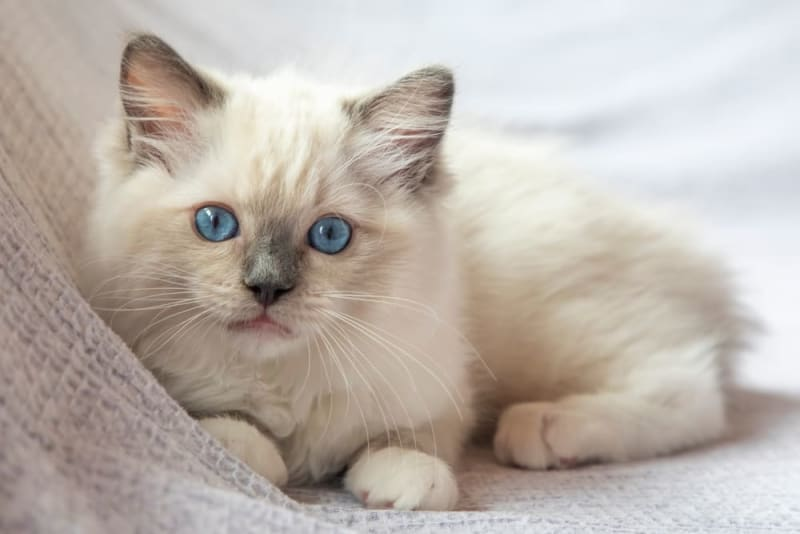
#> input picture image.jpg, 800 x 534 px, found by its file name
$ python 'Domain Frekuensi.py'   (older library calls are emulated)
#> lines starting #> are read from the running program, lines starting #| are printed output that depends on the picture; after the words box and inside, x2 and y2 are one past the last pixel; in counts of white or black regions, pixels touching at a corner belong together
import numpy as np
import matplotlib.pyplot as plt
import cv2
from scipy.fft import fft2, ifft2, fftshift, ifftshift
from scipy.signal import butter
from scipy.ndimage import gaussian_filter
# Membaca dan menampilkan gambar dalam warna asli
img_color = cv2.imread('D:\KULIAH\SEMESTER 4\PCD\Projek\PCD\Tugas 3 PCD\.venv\image.jpg')  # Membaca dalam format warna
#> img_color is the input picture: shape (534, 800, 3); mean B, G, R 172.5, 179.9, 188.7
img_gray = cv2.cvtColor(img_color, cv2.COLOR_BGR2GRAY)  # Konversi ke grayscale untuk pengolahan frekuensi
# FFT dan DFT pada gambar grayscale
fft_image = fft2(img_gray)  # Fast Fourier Transform
dft_image = fftshift(fft_image)  # Shift untuk menampilkan frekuensi tengah
# Menampilkan magnitude spectrum
magnitude_spectrum = 20 * np.log(np.abs(dft_image))
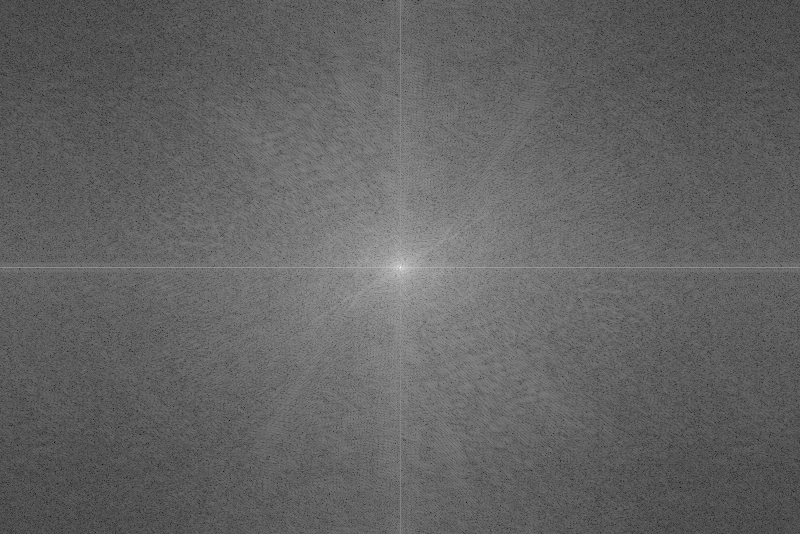
#> magnitude_spectrum: shape (534, 800) float64; min -6.41, max 363.3, mean 137.9; drawn with min black and max white
# Ideal Lowpass Filter
def ideal_lowpass_filter(shape, cutoff):
#> called with shape = (534, 800), cutoff = 50
    mask = np.zeros(shape)
    center = (shape[0] // 2, shape[1] // 2)
    cv2.circle(mask, center, cutoff, 1, -1)
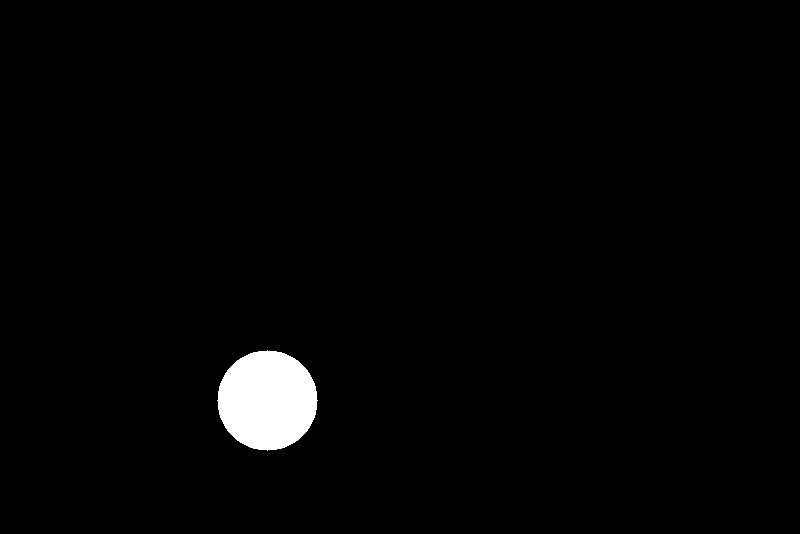
#> mask: shape (534, 800) float64; values 0 (black) and 1 (white), 1.8% white; 1 white region, box (x1, y1, x2, y2) and area: (217, 350, 318, 451) 7845
    return mask
lowpass_filter = ideal_lowpass_filter(dft_image.shape, 50)
lowpassed_image = dft_image * lowpass_filter
reconstructed_image_lowpass = np.abs(ifft2(ifftshift(lowpassed_image)))
# Butterworth Lowpass Filter
def create_butterworth_lowpass_filter(shape, cutoff, order=2):
    rows, cols = shape
    center = (rows // 2, cols // 2)
    x, y = np.ogrid[:rows, :cols]
    distance = np.sqrt((x - center[0])**2 + (y - center[1])**2)
    mask = 1 / (1 + (distance / cutoff) ** (2 * order))
    return mask
butterworth_lowpass_filter = create_butterworth_lowpass_filter(dft_image.shape, 50)
filtered_image = dft_image * butterworth_lowpass_filter
reconstructed_image_butterworth = np.abs(ifft2(ifftshift(filtered_image)))
# Gaussian Lowpass Filter
def create_gaussian_lowpass_filter(shape, sigma):
    rows, cols = shape
    x, y = np.ogrid[:rows, :cols]
    center = (rows // 2, cols // 2)
    distance = np.sqrt((x - center[0]) ** 2 + (y - center[1]) ** 2)
    mask = np.exp(- (distance**2) / (2 * sigma**2))
    return mask
gaussian_lowpass_filter = create_gaussian_lowpass_filter(dft_image.shape, 30)
filtered_image = dft_image * gaussian_lowpass_filter
reconstructed_image_gaussian = np.abs(ifft2(ifftshift(filtered_image)))
# Ideal Highpass Filter
def ideal_highpass_filter(shape, cutoff):
#> called with shape = (534, 800), cutoff = 30
    mask = np.ones(shape)
    center = (shape[0] // 2, shape[1] // 2)
    cv2.circle(mask, center, cutoff, 0, -1)
#> mask: shape (534, 800) float64; values 0 (black) and 1 (white), 99.3% white; 1 black region, box (x1, y1, x2, y2) and area: (237, 370, 298, 431) 2821
    return mask
highpass_filter = ideal_highpass_filter(dft_image.shape, 30)
highpassed_image = dft_image * highpass_filter
reconstructed_image_highpass = np.abs(ifft2(ifftshift(highpassed_image)))
# Butterworth Highpass Filter
butterworth_highpass_filter = create_butterworth_lowpass_filter(dft_image.shape, 30, order=2)
highpassed_image = dft_image * (1 - butterworth_highpass_filter)
reconstructed_image_butterworth_hp = np.abs(ifft2(ifftshift(highpassed_image)))
# Gaussian Highpass Filter
gaussian_highpass_filter = create_gaussian_lowpass_filter(dft_image.shape, 30)
highpassed_image = dft_image * (1 - gaussian_highpass_filter)
reconstructed_image_gaussian_hp = np.abs(ifft2(ifftshift(highpassed_image)))
# Filter Unsharp Masking
blurred = gaussian_filter(img_gray, sigma=5)
mask = img_gray - blurred
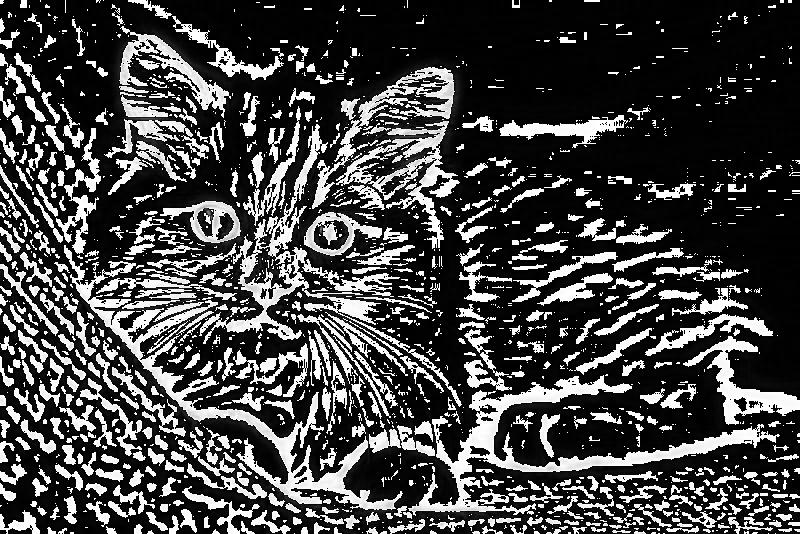
#> mask: shape (534, 800); min 0, max 255, mean 69.1
sharpened_image = img_gray + 1.5 * mask
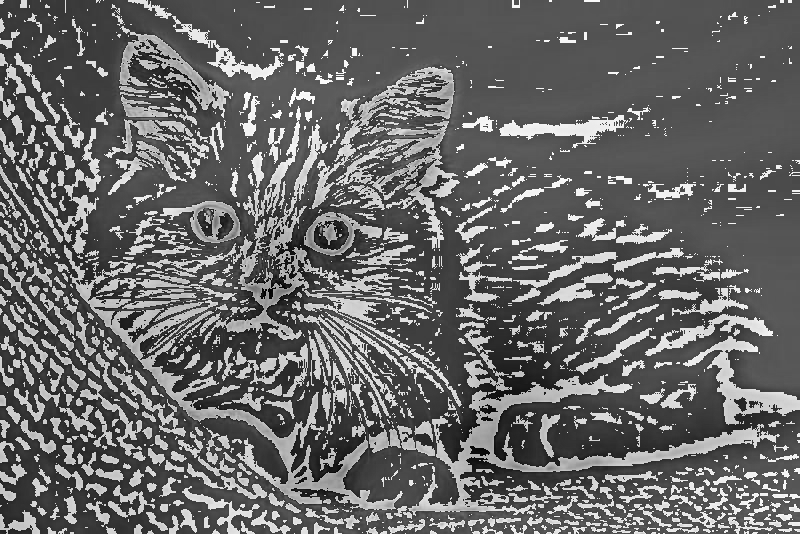
#> sharpened_image: shape (534, 800) float64; min 44, max 630.5, mean 285.3; drawn with min black and max white
# Laplacian Filter
laplacian_filter = cv2.Laplacian(img_gray, cv2.CV_64F)
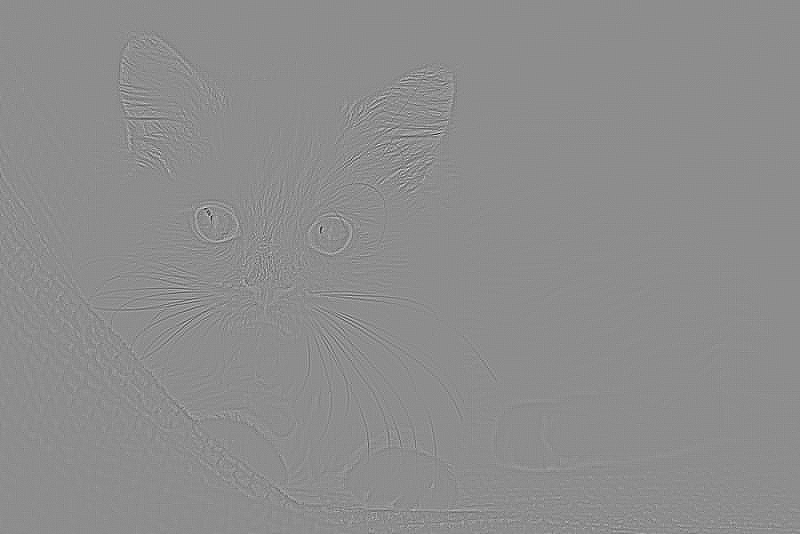
#> laplacian_filter: shape (534, 800) float64; min -177, max 142, mean 0; drawn with min black and max white
reconstructed_image_laplacian = np.abs(laplacian_filter)
# Selective Filtering
selective_filter = np.zeros(dft_image.shape)
center = (dft_image.shape[0] // 2, dft_image.shape[1] // 2)
#> center = (267, 400)
selective_filter[:, center[1] - 10: center[1] + 10] = 1
filtered_image = dft_image * selective_filter
reconstructed_image_selective = np.abs(ifft2(ifftshift(filtered_image)))
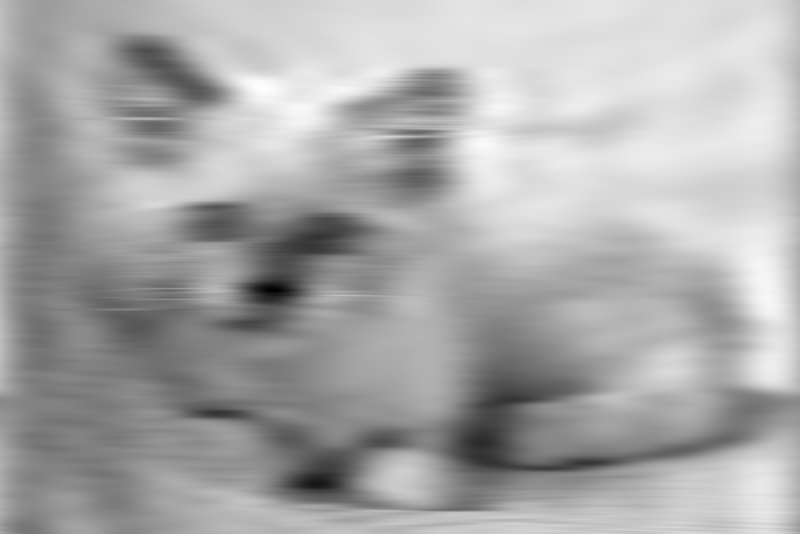
#> reconstructed_image_selective: shape (534, 800) float64; min 15.77, max 265.2, mean 181.7; drawn with min black and max white
# Membuat subplots untuk menampilkan seluruh operasi dalam satu tampilan
fig, axs = plt.subplots(4, 3, figsize=(10, 10))  # 4 baris x 3 kolom
# Gambar asli
axs[0, 0].imshow(cv2.cvtColor(img_color, cv2.COLOR_BGR2RGB))
axs[0, 0].set_title('Original Image')
axs[0, 0].axis("off")
# Magnitude Spectrum
axs[0, 1].imshow(magnitude_spectrum, cmap='gray')
axs[0, 1].set_title('Magnitude Spectrum')
axs[0, 1].axis("off")
# Ideal Lowpass
axs[0, 2].imshow(reconstructed_image_lowpass, cmap='gray')
axs[0, 2].set_title('(Ideal Lowpass)')
axs[0, 2].axis("off")
# Butterworth Lowpass
axs[1, 0].imshow(reconstructed_image_butterworth, cmap='gray')
axs[1, 0].set_title('(Butterworth Lowpass)')
axs[1, 0].axis("off")
# Gaussian Lowpass
axs[1, 1].imshow(reconstructed_image_gaussian, cmap='gray')
axs[1, 1].set_title('(Gaussian Lowpass)')
axs[1, 1].axis("off")
# Ideal Highpass
axs[1, 2].imshow(reconstructed_image_highpass, cmap='gray')
axs[1, 2].set_title('(Ideal Highpass)')
axs[1, 2].axis("off")
# Butterworth Highpass
axs[2, 0].imshow(reconstructed_image_butterworth_hp, cmap='gray')
axs[2, 0].set_title('(Butterworth Highpass)')
axs[2, 0].axis("off")
# Gaussian Highpass
axs[2, 1].imshow(reconstructed_image_gaussian_hp, cmap='gray')
axs[2, 1].set_title('(Gaussian Highpass)')
axs[2, 1].axis("off")
# Unsharp Masking
axs[2, 2].imshow(sharpened_image, cmap='gray')
axs[2, 2].set_title('(Unsharp Masking)')
axs[2, 2].axis("off")
# Laplacian Filter
axs[3, 0].imshow(reconstructed_image_laplacian, cmap='gray')
axs[3, 0].set_title('(Laplacian Filter)')
axs[3, 0].axis("off")
# Selective Filtering
axs[3, 1].imshow(reconstructed_image_selective, cmap='gray')
axs[3, 1].set_title('Selective Filtering')
axs[3, 1].axis("off")
plt.tight_layout()
plt.show()
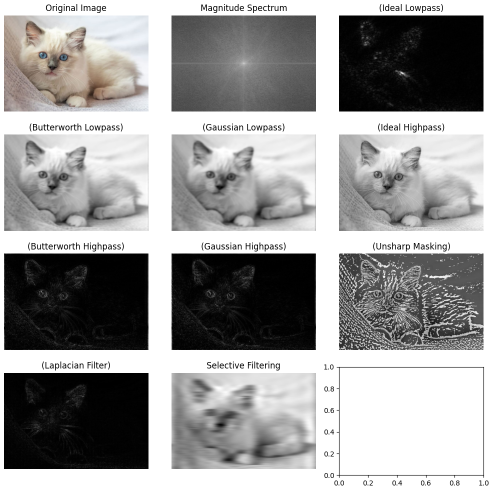
#> figure drawn by matplotlib, 11 panels
